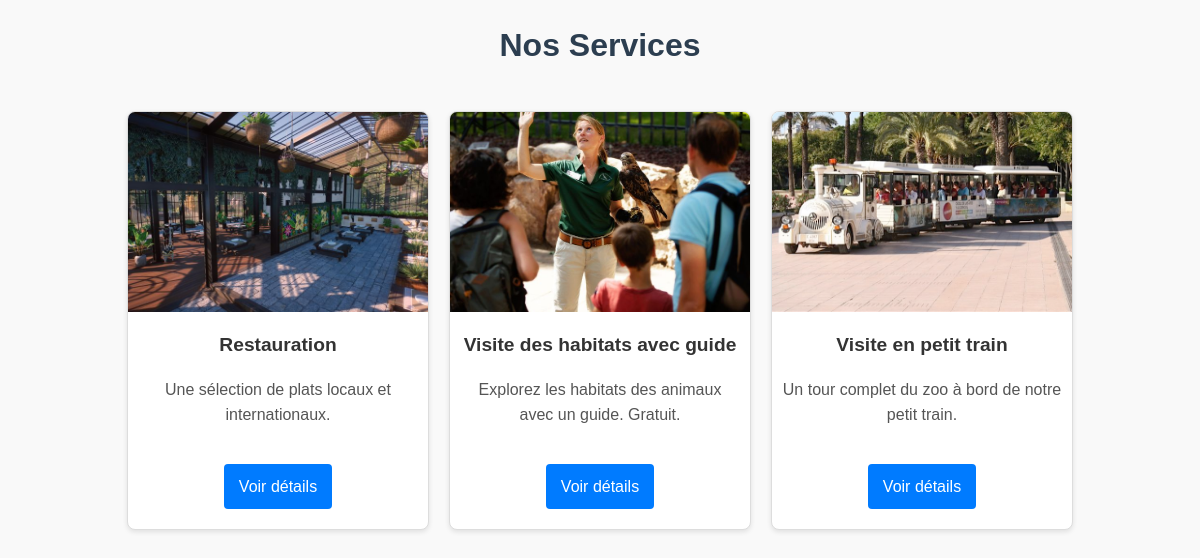
Page /services_system_test/index.php on the committed database.
### tables this page shows
CREATE TABLE `services` (
  `id` int(11) NOT NULL,
  `nom` varchar(100) NOT NULL,
  `description` text NOT NULL,
  `images` varchar(255) DEFAULT NULL,
  `date_creation` datetime DEFAULT current_timestamp()
);

### services_system_test/index.php (the view, shortened to what this page needs)
<!DOCTYPE html>
<html lang="fr">
<head>
    <link rel="stylesheet" href="assets/css/styles.css">
</head>
<body>
<?php
include '../includes/db-connection.php';
try {
    $sql = "SELECT * FROM services";
    $stmt = $pdo->query($sql);
    $services = $stmt->fetchAll(PDO::FETCH_ASSOC);
} catch (PDOException $e) {
    die("Erreur lors de la récupération des services : " . $e->getMessage());
}
?>
    <h1>Nos Services</h1>
    <div class="services-list">
        <?php foreach ($services as $service): ?>
            <div class="service">
                <img src="../assets/images/<?= htmlspecialchars($service['images']) ?>?v=<?= time() ?>"
                alt="<?= htmlspecialchars($service['nom']) ?>" onerror="this.src='../assets/images/default.jpg';">
                <h3><?= htmlspecialchars($service['nom']) ?></h3>
                <p><?= htmlspecialchars($service['description']) ?></p>
                <a href="details-habitat.php?id=<?= $habitat['id'] ?>" class="btn-details">Voir détails</a>
            </div>
        <?php endforeach; ?>
    </div>
</body>
</html>

### assets/css/styles.css (style rules this page uses)
body { font-family: Arial, sans-serif; margin: 20px; line-height: 1.6; }
body { font-family: Arial, sans-serif; margin: 0; padding: 0; background-color: #f9f9f9; }
h1, h2 { text-align: center; }

### services_system_test/index.php (style rules this page uses)
body { font-family: Arial, sans-serif; background-color: #f9f9f9; margin: 0; padding: 0; }
h1 { text-align: center; color: #2c3e50; margin: 20px 0; }
.services-list { display: flex; flex-wrap: wrap; justify-content: center; gap: 20px; padding: 20px; }
.service { background-color: #fff; border: 1px solid #ddd; border-radius: 8px; box-shadow: 0 2px 5px rgba(0, 0, 0, 0.1); overflow: hidden; width: 300px; text-align: center; transition: transform 0.2s, box-shadow 0.2s; }
.service img { width: 100%; height: 200px; object-fit: cover; }
.service h3 { font-size: 1.2em; color: #333; margin: 10px 0; }
.service p { font-size: 1em; padding: 0 10px 10px; color: #555; }
.btn-details { display: inline-block; margin: 10px 0 20px; padding: 10px 15px; background-color: #007bff; color: #fff; text-decoration: none; border-radius: 4px; transition: background-color 0.2s; }

### rows in the picture
services: images (picture), nom "Restauration", description "Une sélection de plats locaux et internationaux."
services: images (picture), nom "Visite des habitats avec guide", description "Explorez les habitats des animaux avec un guide. Gratuit."
services: images (picture), nom "Visite en petit train", description "Un tour complet du zoo à bord de notre petit train."
